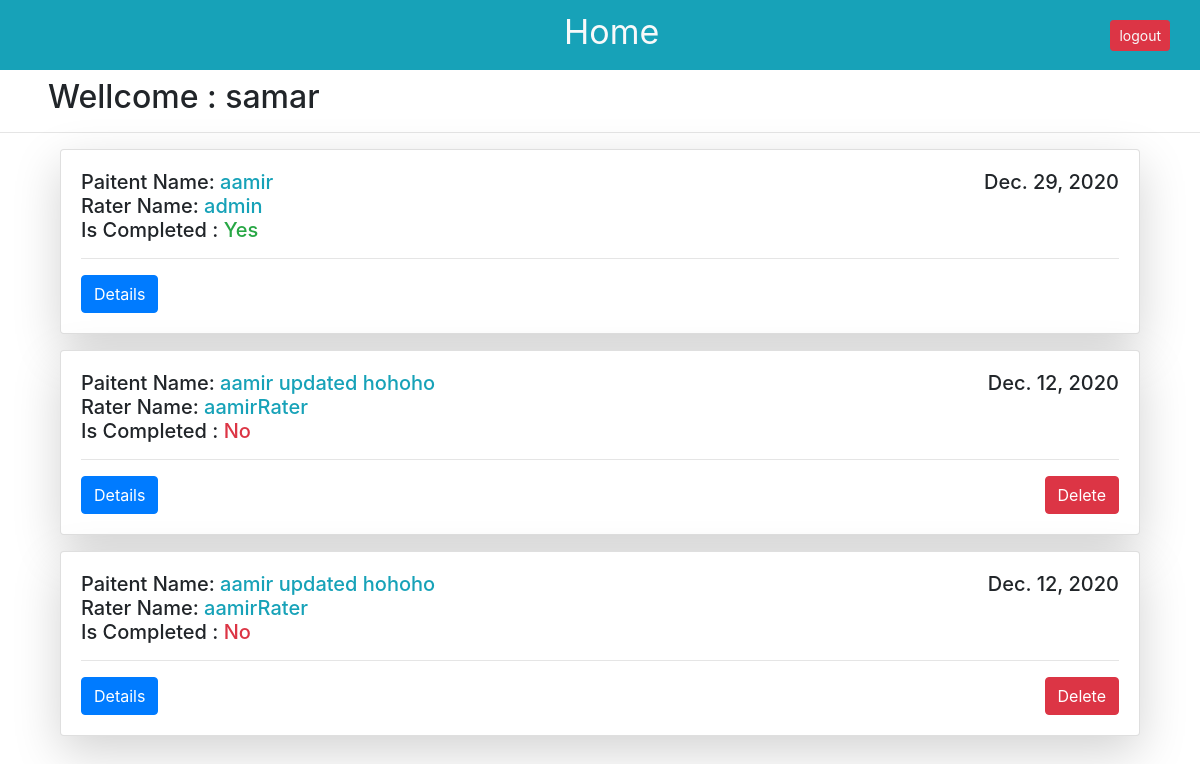
Screenshot of /report/list/ (signed in) with the database file from the repository.
### testApp/models.py (models this page shows)
class TestReport(models.Model):
    user = models.ForeignKey(User,on_delete=models.CASCADE)
    patientName=models.CharField(max_length=100)
    raterName=models.CharField(max_length=100)
    date_created=models.DateField(max_length=100,default='2020-12-12')
    grasp_score=models.IntegerField(null=True)
    grip_score=models.IntegerField(null=True)
    pinch_score=models.IntegerField(null=True)
    gross_score=models.IntegerField(null=True)

### testApp/views_web.py (the view)
@login_required(login_url='login')
def testResultsList(request):
    objects = TestReport.objects.all()
    return render(request,'testResultsList.html',{'objects':objects})

### testApp/templates/testResultsList.html
{% extends 'base.html' %}
{% load formcss %}
{% block content %}
<div class="container" >
    {% for object in objects  %}
    <div class="col-sm-12">
        <div class="card shadow-lg mb-3">
          <div class="card-body">
            <h5 class="card-title">
                Paitent Name: <span class='text-info'> {{object.patientName}}</span>
                <span class='float-right'>{{object.date_created}}</span>
                <br>
                Rater Name: <span class='text-info'> {{object.raterName}} </span>
                <br>
                Is Completed :
                {% if object.grasp_score and object.grip_score and object.pinch_score and object.gross_score   %}
                    <span class='text-success'> Yes </span>
                {% else %}
                    <span class='text-danger'> No </span>
                {% endif %}
            </h5>
            <hr>
            <a href="{% url 'complete-test-results' object.id %}" class="btn btn-primary">Details</a>
            {% if user == object.user %}
              <a href="{% url 'complete-test-results' object.id %}" class="btn float-right btn-danger">Delete</a>
            {% endif %}
          </div>
        </div>
      </div>
    {% endfor %}
</div>
{% endblock content %}

### templates/base.html (shortened to what this page needs)
<!doctype html>
<html lang="en">
  <head>
    <link rel="stylesheet" href="https://stackpath.bootstrapcdn.com/bootstrap/4.3.1/css/bootstrap.min.css">
  </head>
  <body>
    <nav class="navbar navbar-expand-lg navbar-light bg-info " style='height: 70px;' >
        <p class='navbar-inner mt-2 ' style='position:absolute;left:47%;'>
            {% if user.is_authenticated %}
            <a href="{% url 'report' %}" class='text-light' style='font-size:34px'>Home</a>
            {% else %}
              <a href="{% url 'home' %}" class='text-light' style='font-size:34px'>Home</a>
            {% endif %}
        </p>
        {% if user.is_authenticated %}
        <span style="position: absolute;right: 30px; ">
          <a href="{% url 'logout' %}" class='text-light btn btn-danger btn-sm' style='font-size:14px'>logout</a>
        </span>
        {% endif %}
    </nav>
    {% if user.is_authenticated %}
    <h2 class='ml-5 mt-2'>Wellcome : {{user.username}}</h2>
    {% endif %}
    <hr>
      {% block content %}
      {% endblock content %}
  </body>
</html>

### rows the page displays
TestReport: patientName "aamir", date_created "Dec. 29, 2020", raterName "admin", grasp_score "Yes"
TestReport: patientName "aamir updated hohoho", date_created "Dec. 12, 2020", raterName "aamirRater", shows "No", shows "Delete"
TestReport: patientName "aamir updated hohoho", date_created "Dec. 12, 2020", raterName "aamirRater", shows "No", shows "Delete"

### other values shown
{{ user.username }} "samar"
